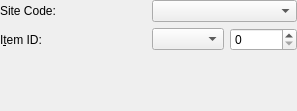
<?xml version="1.0" encoding="UTF-8"?>
<ui version="4.0">
 <class>DataItemWidget</class>
 <widget class="QWidget" name="DataItemWidget">
  <property name="geometry">
   <rect>
    <x>0</x>
    <y>0</y>
    <width>297</width>
    <height>111</height>
   </rect>
  </property>
  <property name="windowTitle">
   <string>Form</string>
  </property>
  <layout class="QGridLayout" name="gridLayout">
   <property name="margin">
    <number>0</number>
   </property>
   <item row="0" column="2" colspan="2">
    <widget class="QComboBox" name="siteCodeCombo"/>
   </item>
   <item row="1" column="2" colspan="2">
    <layout class="QHBoxLayout" name="horizontalLayout_3">
     <item>
      <widget class="QComboBox" name="classCodeCombo"/>
     </item>
     <item>
      <widget class="QSpinBox" name="itemIdSpin">
       <property name="toolTip">
        <string>Source ID</string>
       </property>
       <property name="maximum">
        <number>99999</number>
       </property>
      </widget>
     </item>
    </layout>
   </item>
   <item row="0" column="0" colspan="2">
    <widget class="QLabel" name="siteCodeLabel">
     <property name="text">
      <string>Site Code:</string>
     </property>
    </widget>
   </item>
   <item row="1" column="0" colspan="2">
    <widget class="QLabel" name="itemLabel">
     <property name="text">
      <string>I&amp;tem ID:</string>
     </property>
     <property name="buddy">
      <cstring>classCodeCombo</cstring>
     </property>
    </widget>
   </item>
   <item row="2" column="0" colspan="4">
    <spacer name="verticalSpacer">
     <property name="orientation">
      <enum>Qt::Vertical</enum>
     </property>
     <property name="sizeHint" stdset="0">
      <size>
       <width>20</width>
       <height>40</height>
      </size>
     </property>
    </spacer>
   </item>
  </layout>
 </widget>
 <resources/>
 <connections/>
</ui>
